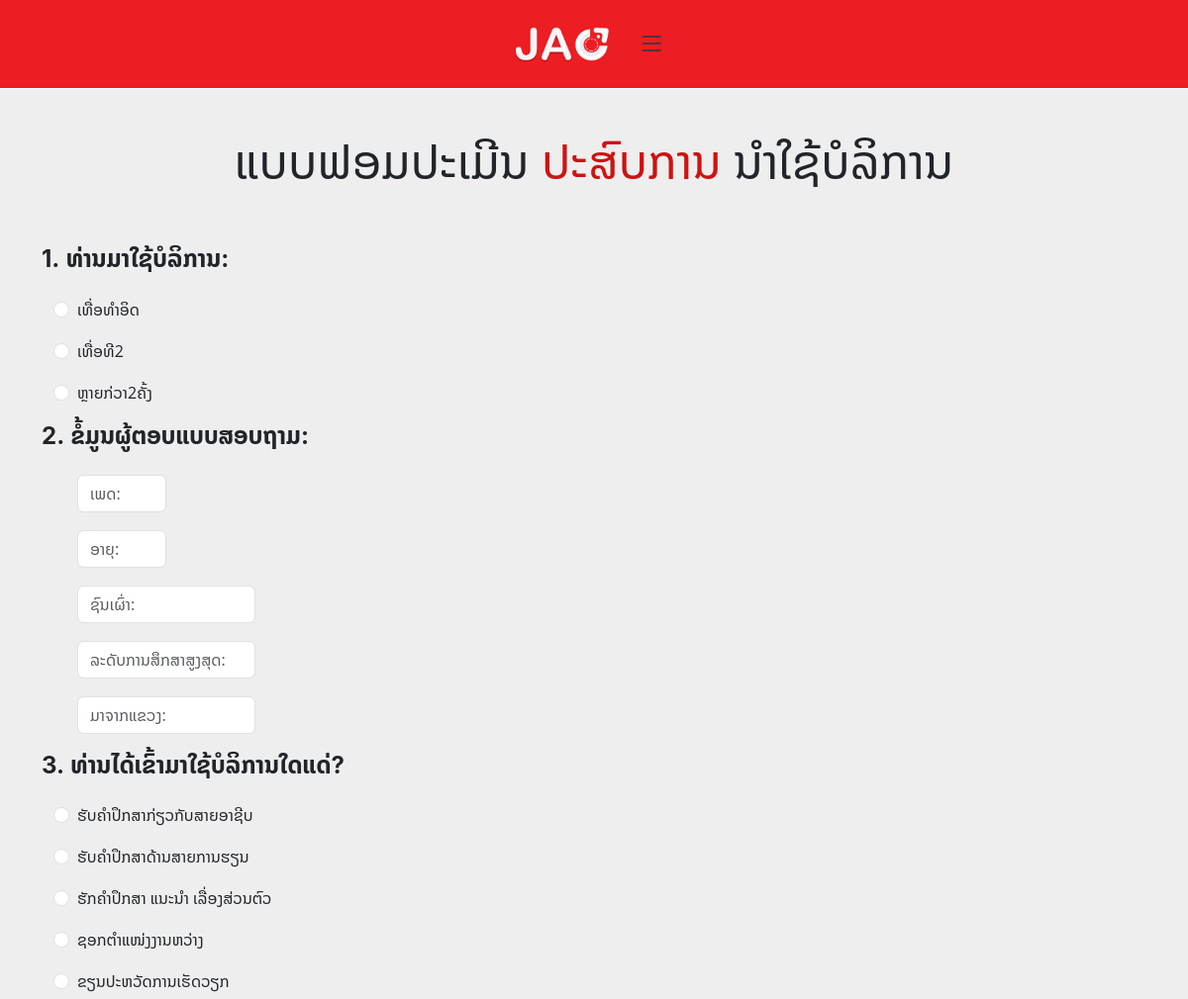
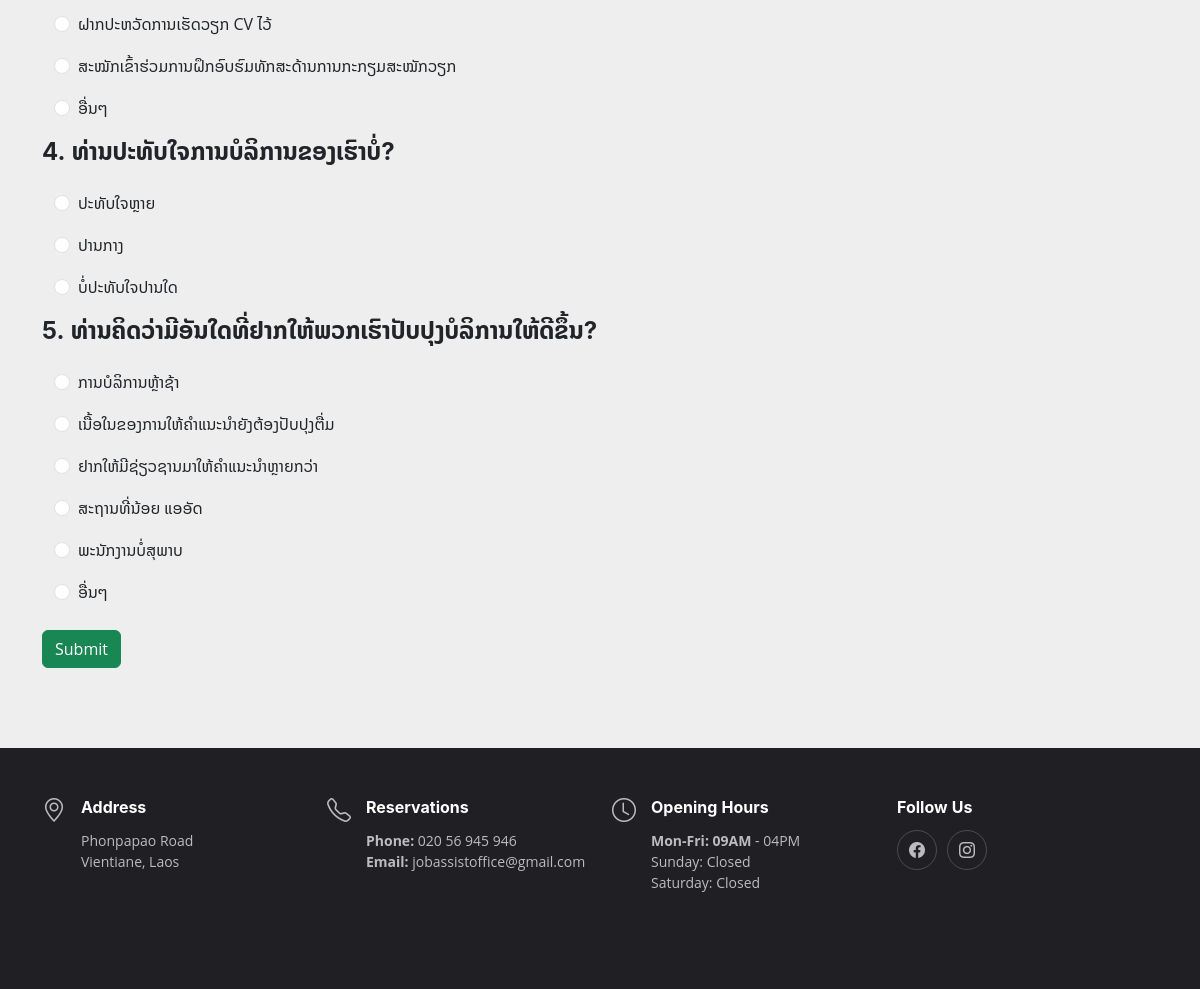
The page /register/survey.php (signed in) on the database its author committed (2 pictures, top to bottom).
### tables this page shows
CREATE TABLE `survey_question` (
  `id` int(11) NOT NULL,
  `questionText` varchar(200) NOT NULL,
  `questionOrder` int(11) NOT NULL,
  `createdBy` int(11) DEFAULT NULL,
  `updatedBy` int(11) DEFAULT NULL,
  `createdAt` datetime NOT NULL,
  `updatedAt` datetime NOT NULL,
  `isDelete` tinyint(1) NOT NULL DEFAULT 0
);

CREATE TABLE `survey_choice` (
  `id` int(11) NOT NULL,
  `questionId` int(11) DEFAULT NULL,
  `choiceText` text NOT NULL,
  `defaultChoice` tinyint(1) NOT NULL,
  `choiceOrder` int(11) NOT NULL,
  `createdBy` int(11) DEFAULT NULL,
  `updatedBy` int(11) DEFAULT NULL,
  `createdAt` datetime NOT NULL,
  `updatedAt` datetime NOT NULL,
  `isDelete` tinyint(1) NOT NULL DEFAULT 0
);

### register/survey.php (the view, shortened to what this page needs)
<?php
include_once("../function_sel.php");
?>
<!DOCTYPE html>
<html lang="en">
<head>
    <link href="assets/vendor/bootstrap/css/bootstrap.min.css" rel="stylesheet">
    <link href="assets/vendor/bootstrap-icons/bootstrap-icons.css" rel="stylesheet">
    <link href="assets/vendor/aos/aos.css" rel="stylesheet">
    <link href="assets/vendor/glightbox/css/glightbox.min.css" rel="stylesheet">
    <link href="assets/vendor/swiper/swiper-bundle.min.css" rel="stylesheet">
    <link href="assets/css/main.css" rel="stylesheet">
</head>
<body>
    <header id="header" class="header fixed-top d-flex align-items-center" style="background-color: #EC1D23;"
        onclick="action()">
        <div class="container d-flex align-items-center justify-content-center ">
            <a href="index.php" class="logo d-flex align-items-center me-auto me-lg-0">
                <img src="assets/img/logo_jobjao.png" alt="">
            </a>
            <i class="mobile-nav-toggle mobile-nav-show bi bi-list"></i>
        </div>
    </header>
    <main id="main">
        <form action="" method="post">
            <section id="chefs" class="chefs section-bg ">
                <div class="container" data-aos="fade-up">
                    <div class="section-header p-5">
                        <p>ແບບຟອມປະເມີນ <span>ປະສົບການ</span> ນຳໃຊ້ບໍລິການ</p>
                    </div>
                    <div class="row gy-3">
                        <?php
                        $i = 0;
                        $fecthQuestion = "SELECT * FROM survey_question";
                        if ($result = $mysqli->query($fecthQuestion)) {
                            while ($row = $result->fetch_assoc()) {
                                $id = $row['id'];
                                $questionOrder = $row['questionOrder'];
                                $questionText = $row['questionText'];
                                ?>
                                <h4><b><?= $questionOrder ?>. <?= $questionText ?></b></h4>
                                <?php
                                $fecthChoice = "SELECT * FROM survey_choice WHERE questionId = $id";
                                if ($resultChoice = $mysqli->query($fecthChoice)) {
                                    while ($rowChoice = $resultChoice->fetch_assoc()) {
                                        $questionId = $rowChoice['questionId'];
                                        $choiceText = $rowChoice['choiceText'];
                                        $choiceOrder = $rowChoice['choiceOrder'];
                                        if ($questionId == 2) {
                                            if ($choiceOrder == 1) {
                                                ?>
                                                <div class="form-check ps-5">
                                                    <div class="col-md-1">
                                                        <input type="text" name="txtSex" class="form-control"
                                                            placeholder="<?= $choiceText ?>: ">
                                                    </div>
                                                </div>
                                                <?php
                                            } elseif ($choiceOrder == 2) {
                                                ?>
                                                <div class="form-check ps-5">
                                                    <div class="col-md-1">
                                                        <input type="text" name="txtAge" class="form-control"
                                                            placeholder="<?= $choiceText ?>: ">
                                                    </div>
                                                </div>
                                                <?php
                                            } elseif ($choiceOrder == 3) {
                                                ?>
                                                <div class="form-check ps-5">
                                                    <div class="col-md-2">
                                                        <input type="text" name="txtTribe" class="form-control"
                                                            placeholder="<?= $choiceText ?>: ">
                                                    </div>
                                                </div>
                                                <?php
                                            } elseif ($choiceOrder == 4) {
                                                ?>
                                                <div class="form-check ps-5">
                                                    <div class="col-md-2">
                                                        <input type="text" name="txtEdu" class="form-control"
                                                            placeholder="<?= $choiceText ?>: ">
                                                    </div>
                                                </div>
                                                <?php
                                            } elseif ($choiceOrder == 5) {
                                                ?>
                                                <div class="form-check ps-5">
                                                    <div class="col-md-2">
                                                        <input type="text" name="txtPro" class="form-control"
                                                            placeholder="<?= $choiceText ?>: ">
                                                    </div>
                                                </div>
                                                <?php
                                            }
                                        } else {
                                            ?>
                                            <div class="form-check ps-5">
                                                <input class="form-check-input" type="radio" name="check<?= $i ?>"
                                                    value="<?= $rowChoice['id'] ?>,<?= $questionId ?>">
                                                <label class="form-check-label " for="defaultCheck1"><?= $choiceText ?></label>
                                            </div>
                                            <?php
                                        }
                                    }
                                }
                                $i++;
                            }
                        } ?>
                    </div>
                </div>
                <br>
                <div class="container " data-aos="fade-up">
                    <button type="submit" name="btnSave" class="btn btn-success">Submit</button>
                </div>
            </section>
        </form>
    </main>
    <footer id="footer" class="footer">
        <div class="container">
            <div class="row gy-3">
                <div class="col-lg-3 col-md-6 d-flex">
                    <i class="bi bi-geo-alt icon"></i>
                    <div>
                        <h4>Address</h4>
                        <p>
                            Phonpapao Road <br>
                            Vientiane, Laos<br>
                        </p>
                    </div>
                </div>
                <div class="col-lg-3 col-md-6 footer-links d-flex">
                    <i class="bi bi-telephone icon"></i>
                    <div>
                        <h4>Reservations</h4>
                        <p>
                            <strong>Phone:</strong> 020 56 945 946<br>
                            <strong>Email:</strong> jobassistoffice@gmail.com<br>
                        </p>
                    </div>
                </div>
                <div class="col-lg-3 col-md-6 footer-links d-flex">
                    <i class="bi bi-clock icon"></i>
                    <div>
                        <h4>Opening Hours</h4>
                        <p>
                            <strong>Mon-Fri: 09AM</strong> - 04PM<br>
                            Sunday: Closed<br>
                            Saturday: Closed
                        </p>
                    </div>
                </div>
                <div class="col-lg-3 col-md-6 footer-links">
                    <h4>Follow Us</h4>
                    <div class="social-links d-flex">
                        <a href="#" class="facebook"><i class="bi bi-facebook"></i></a>
                        <a href="#" class="instagram"><i class="bi bi-instagram"></i></a>
                    </div>
                </div>
            </div>
        </div>
    </footer>
</body>
</html>

### register/assets/css/main.css (style rules this page uses)
:root { --font-default: "Noto Sans Lao","Open Sans", system-ui, -apple-system, "Segoe UI", Roboto, "Helvetica Neue", Arial, "Noto Sans", "Liberation Sans", sans-serif, "Apple Color Emoji", "Segoe UI Emoji", "Segoe UI Symbol", "Noto Color Emoji"; --font-primary: "Noto Sans Lao","Amatic SC", sans-serif; --font-secondary: "Noto Sans Lao","Inter", sans-serif; }
:root { --color-default: #212529; --color-primary: #ce1212; --color-secondary: #37373f; }
:root { scroll-behavior: smooth; }
body { font-family: var(--font-default); color: var(--color-default); }
a { color: var(--color-primary); text-decoration: none; }
h1, h2, h3, h4, h5, h6 { font-family: var(--font-secondary); }
section { overflow: hidden; padding: 80px 0; scroll-margin-top: 90px; overflow: clip; }
.section-bg { background-color: #eee; }
.section-header { text-align: center; padding-bottom: 30px; }
.section-header p { margin: 0; font-size: 48px; font-weight: 400; font-family: var(--font-primary); }
.section-header p span { color: var(--color-primary); }
.header { background: #fff; transition: all 0.5s; z-index: 997; height: 90px; border-bottom: 1px solid #fff; }
.header .logo img { max-height: 40px; margin-right: 6px; }
@media (max-width: 1279px) { .mobile-nav-show { color: var(--color-secondary); font-size: 28px; cursor: pointer; line-height: 0; transition: 0.5s; z-index: 9999; margin: 0 10px 0 20px; } }
.footer { font-size: 14px; background-color: #1f1f24; padding: 50px 0; color: rgba(255, 255, 255, 0.7); }
.footer .icon { margin-right: 15px; font-size: 24px; line-height: 0; }
.footer h4 { font-size: 16px; font-weight: bold; position: relative; padding-bottom: 5px; color: #fff; }
.footer .footer-links { margin-bottom: 30px; }
.footer .social-links a { display: flex; align-items: center; justify-content: center; width: 40px; height: 40px; border-radius: 50%; border: 1px solid rgba(255, 255, 255, 0.2); font-size: 16px; color: rgba(255, 255, 255, 0.7); margin-right: 10px; transition: 0.3s; }

### rows shown on the page
survey_question: questionOrder "1", questionText "ທ່ານມາໃຊ້ບໍລິການ:"
survey_choice: choiceText "ເທື່ອທຳອິດ"
survey_choice: choiceText "ເທື່ອທີ2"
survey_choice: choiceText "ຫຼາຍກ່ວາ2ຄັ້ງ"
survey_question: questionOrder "2", questionText "ຂໍ້ມູນຜູ້ຕອບແບບສອບຖາມ:"
survey_choice: txtSex "ເພດ:"
survey_choice: txtAge "ອາຍຸ:"
survey_choice: txtTribe "ຊົນເຜົ່າ:"
survey_choice: txtEdu "ລະດັບການສຶກສາສູງສຸດ:"
survey_choice: txtPro "ມາຈາກແຂວງ:"
survey_question: questionOrder "3", questionText "ທ່ານໄດ້ເຂົ້າມາໃຊ້ບໍລິການໃດແດ່?"
survey_choice: choiceText "ຮັບຄຳປຶກສາກ່ຽວກັບສາຍອາຊີບ"
survey_choice: choiceText "ຮັບຄຳປຶກສາດ້ານສາຍການຮຽນ"
survey_choice: choiceText "ຮັກຄຳປຶກສາ ແນະນຳ ເລື່ອງສ່ວນຕົວ"
survey_choice: choiceText "ຊອກຕຳແໜ່ງງານຫວ່າງ"
survey_choice: choiceText "ຂຽນປະຫວັດການເຮັດວຽກ"
survey_choice: choiceText "ຝາກປະຫວັດການເຮັດວຽກ CV ໄວ້"
survey_choice: choiceText "ສະໝັກເຂົ້າຮ່ວມການຝຶກອົບຮົມທັກສະດ້ານການກະກຽມສະໝັກວຽກ"
survey_choice: choiceText "ອື່ນໆ"
survey_question: questionOrder "4", questionText "ທ່ານປະທັບໃຈການບໍລິການຂອງເຮົາບໍ່?"
survey_choice: choiceText "ປະທັບໃຈຫຼາຍ"
survey_choice: choiceText "ປານກາງ"
survey_choice: choiceText "ບໍ່ປະທັບໃຈປານໃດ"
survey_question: questionOrder "5", questionText "ທ່ານຄິດວ່າມີອັນໃດທີ່ຢາກໃຫ້ພວກເຮົາປັບປຸງບໍລິການໃຫ້ດີຂຶ້ນ?"
survey_choice: choiceText "ການບໍລິການຫຼ້າຊ້າ"
survey_choice: choiceText "ເນື້ອໃນຂອງການໃຫ້ຄຳແນະນຳຍັງຕ້ອງປັບປຸງຕື່ມ"
survey_choice: choiceText "ຢາກໃຫ້ມີຊ່ຽວຊານມາໃຫ້ຄຳແນະນຳຫຼາຍກວ່າ"
survey_choice: choiceText "ສະຖານທີ່ນ້ອຍ ແອອັດ"
survey_choice: choiceText "ພະນັກງານບໍ່ສຸພາບ"
survey_choice: choiceText "ອື່ນໆ"
